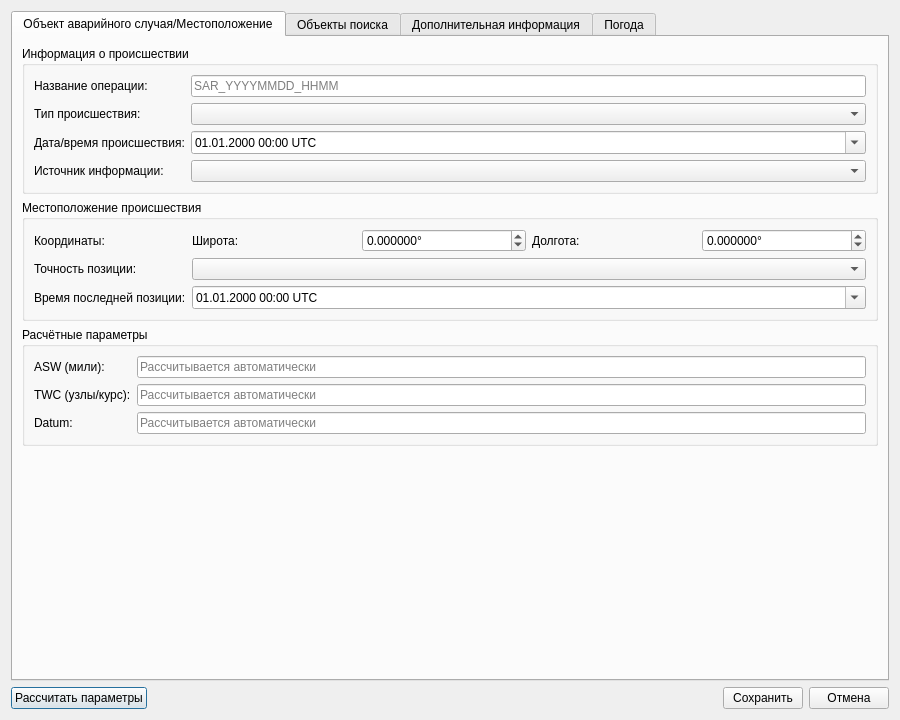
<?xml version="1.0" encoding="UTF-8"?>
<ui version="4.0">
 <class>IncidentRegistrationDialog</class>
 <widget class="QDialog" name="IncidentRegistrationDialog">
  <property name="geometry">
   <rect><x>0</x><y>0</y><width>900</width><height>720</height></rect>
  </property>
  <property name="windowTitle">
   <string>Регистрация происшествия на море</string>
  </property>
  <layout class="QVBoxLayout" name="verticalLayout">
   <item>
    <widget class="QTabWidget" name="tabWidget">
     <property name="currentIndex"><number>0</number></property>

     <!-- TAB 1: INCIDENT / LOCATION -->
     <widget class="QWidget" name="tab_incident">
      <attribute name="title"><string>Объект аварийного случая/Местоположение</string></attribute>
      <layout class="QVBoxLayout" name="verticalLayout_2">

       <item>
        <widget class="QGroupBox" name="groupBox_incident">
         <property name="title"><string>Информация о происшествии</string></property>
         <layout class="QFormLayout" name="formLayout_incident">
          <item row="0" column="0"><widget class="QLabel" name="label_operation"><property name="text"><string>Название операции:</string></property></widget></item>
          <item row="0" column="1"><widget class="QLineEdit" name="lineEdit_operation_name"><property name="placeholderText"><string>SAR_YYYYMMDD_HHMM</string></property></widget></item>

          <item row="1" column="0"><widget class="QLabel" name="label_type"><property name="text"><string>Тип происшествия:</string></property></widget></item>
          <item row="1" column="1"><widget class="QComboBox" name="comboBox_incident_type"/></item>

          <item row="2" column="0"><widget class="QLabel" name="label_datetime"><property name="text"><string>Дата/время происшествия:</string></property></widget></item>
          <item row="2" column="1"><widget class="QDateTimeEdit" name="dateTimeEdit_incident"><property name="displayFormat"><string>dd.MM.yyyy HH:mm UTC</string></property><property name="calendarPopup"><bool>true</bool></property></widget></item>

          <item row="3" column="0"><widget class="QLabel" name="label_source"><property name="text"><string>Источник информации:</string></property></widget></item>
          <item row="3" column="1"><widget class="QComboBox" name="comboBox_info_source"/></item>
         </layout>
        </widget>
       </item>

       <item>
        <widget class="QGroupBox" name="groupBox_location">
         <property name="title"><string>Местоположение происшествия</string></property>
         <layout class="QFormLayout" name="formLayout_location">
          <item row="0" column="0"><widget class="QLabel" name="label_coordinates"><property name="text"><string>Координаты:</string></property></widget></item>
          <item row="0" column="1">
           <layout class="QHBoxLayout" name="horizontalLayout_coords">
            <item><widget class="QLabel" name="label_lat"><property name="text"><string>Широта:</string></property></widget></item>
            <item><widget class="QDoubleSpinBox" name="doubleSpinBox_latitude"><property name="decimals"><number>6</number></property><property name="minimum"><double>-90.0</double></property><property name="maximum"><double>90.0</double></property><property name="suffix"><string>°</string></property></widget></item>
            <item><widget class="QLabel" name="label_lon"><property name="text"><string>Долгота:</string></property></widget></item>
            <item><widget class="QDoubleSpinBox" name="doubleSpinBox_longitude"><property name="decimals"><number>6</number></property><property name="minimum"><double>-180.0</double></property><property name="maximum"><double>180.0</double></property><property name="suffix"><string>°</string></property></widget></item>
           </layout>
          </item>

          <item row="1" column="0"><widget class="QLabel" name="label_accuracy"><property name="text"><string>Точность позиции:</string></property></widget></item>
          <item row="1" column="1"><widget class="QComboBox" name="comboBox_position_accuracy"/></item>

          <item row="2" column="0"><widget class="QLabel" name="label_lastpos"><property name="text"><string>Время последней позиции:</string></property></widget></item>
          <item row="2" column="1"><widget class="QDateTimeEdit" name="dateTimeEdit_last_position"><property name="displayFormat"><string>dd.MM.yyyy HH:mm UTC</string></property><property name="calendarPopup"><bool>true</bool></property></widget></item>
         </layout>
        </widget>
       </item>

       <item>
        <widget class="QGroupBox" name="groupBox_calculations">
         <property name="title"><string>Расчётные параметры</string></property>
         <layout class="QFormLayout" name="formLayout_calc">
          <item row="0" column="0"><widget class="QLabel" name="label_asw"><property name="text"><string>ASW (мили):</string></property></widget></item>
          <item row="0" column="1"><widget class="QLineEdit" name="lineEdit_asw"><property name="readOnly"><bool>true</bool></property><property name="placeholderText"><string>Рассчитывается автоматически</string></property></widget></item>

          <item row="1" column="0"><widget class="QLabel" name="label_twc"><property name="text"><string>TWC (узлы/курс):</string></property></widget></item>
          <item row="1" column="1"><widget class="QLineEdit" name="lineEdit_twc"><property name="readOnly"><bool>true</bool></property><property name="placeholderText"><string>Рассчитывается автоматически</string></property></widget></item>

          <item row="2" column="0"><widget class="QLabel" name="label_datum"><property name="text"><string>Datum:</string></property></widget></item>
          <item row="2" column="1"><widget class="QLineEdit" name="lineEdit_datum"><property name="readOnly"><bool>true</bool></property><property name="placeholderText"><string>Рассчитывается автоматически</string></property></widget></item>
         </layout>
        </widget>
       </item>

       <item><spacer name="verticalSpacer1"><property name="orientation"><enum>Qt::Vertical</enum></property><property name="sizeHint" stdset="0"><size><width>20</width><height>40</height></size></property></spacer></item>
      </layout>
     </widget>

     <!-- TAB 2: SEARCH OBJECTS -->
     <widget class="QWidget" name="tab_search_objects">
      <attribute name="title"><string>Объекты поиска</string></attribute>
      <layout class="QVBoxLayout" name="verticalLayout_3">
       <item>
        <widget class="QGroupBox" name="groupBox_vessel">
         <property name="title"><string>Информация о судне в бедствии</string></property>
         <layout class="QFormLayout" name="formLayout_vessel">
          <item row="0" column="0"><widget class="QLabel" name="label_vessel_name"><property name="text"><string>Название судна:</string></property></widget></item>
          <item row="0" column="1"><widget class="QLineEdit" name="lineEdit_vessel_name"/></item>

          <item row="1" column="0"><widget class="QLabel" name="label_callsign"><property name="text"><string>Позывной:</string></property></widget></item>
          <item row="1" column="1"><widget class="QLineEdit" name="lineEdit_callsign"/></item>

          <item row="2" column="0"><widget class="QLabel" name="label_vessel_type"><property name="text"><string>Тип судна:</string></property></widget></item>
          <item row="2" column="1"><widget class="QComboBox" name="comboBox_vessel_type"/></item>

          <item row="3" column="0">
           <widget class="QLabel" name="label_dimensions"><property name="text"><string>Размеры (Д×Ш):</string></property></widget>
          </item>
          <item row="3" column="1">
           <layout class="QHBoxLayout" name="horizontalLayout_vessel_size">
            <item><widget class="QSpinBox" name="spinBox_vessel_length"><property name="maximum"><number>500</number></property><property name="suffix"><string> м</string></property></widget></item>
            <item><widget class="QSpinBox" name="spinBox_vessel_width"><property name="maximum"><number>100</number></property><property name="suffix"><string> м</string></property></widget></item>
           </layout>
          </item>

          <item row="4" column="0"><widget class="QLabel" name="label_color"><property name="text"><string>Цвет корпуса:</string></property></widget></item>
          <item row="4" column="1"><widget class="QLineEdit" name="lineEdit_vessel_color"/></item>
         </layout>
        </widget>
       </item>

       <item>
        <widget class="QGroupBox" name="groupBox_people">
         <property name="title"><string>Люди, требующие спасения</string></property>
         <layout class="QFormLayout" name="formLayout_people">
          <item row="0" column="0"><widget class="QLabel" name="label_people_count"><property name="text"><string>Количество:</string></property></widget></item>
          <item row="0" column="1">
           <layout class="QHBoxLayout" name="horizontalLayout_people">
            <item><widget class="QLabel" name="label_on_board"><property name="text"><string>На борту:</string></property></widget></item>
            <item><widget class="QSpinBox" name="spinBox_on_board"><property name="maximum"><number>9999</number></property></widget></item>
            <item><widget class="QLabel" name="label_in_water"><property name="text"><string>В воде:</string></property></widget></item>
            <item><widget class="QSpinBox" name="spinBox_in_water"><property name="maximum"><number>9999</number></property></widget></item>
            <item><widget class="QLabel" name="label_in_rafts"><property name="text"><string>На плотах:</string></property></widget></item>
            <item><widget class="QSpinBox" name="spinBox_in_rafts"><property name="maximum"><number>9999</number></property></widget></item>
           </layout>
          </item>

          <item row="1" column="0"><widget class="QLabel" name="label_survival"><property name="text"><string>Спасательные средства:</string></property></widget></item>
          <item row="1" column="1"><widget class="QTextEdit" name="textEdit_survival"><property name="maximumSize"><size><width>16777215</width><height>60</height></size></property></widget></item>

          <item row="2" column="0"><widget class="QLabel" name="label_people_condition"><property name="text"><string>Состояние людей:</string></property></widget></item>
          <item row="2" column="1"><widget class="QComboBox" name="comboBox_people_condition"/></item>
         </layout>
        </widget>
       </item>

       <item>
        <widget class="QGroupBox" name="groupBox_search">
         <property name="title"><string>Объекты для поиска</string></property>
         <layout class="QVBoxLayout" name="verticalLayout_4">
          <item>
           <widget class="QTableWidget" name="tableWidget_search_objects">
            <property name="columnCount"><number>3</number></property>
            <column><property name="text"><string>Объект</string></property></column>
            <column><property name="text"><string>Количество</string></property></column>
            <column><property name="text"><string>Примечание</string></property></column>
           </widget>
          </item>
         </layout>
        </widget>
       </item>

       <item><spacer name="verticalSpacer2"><property name="orientation"><enum>Qt::Vertical</enum></property><property name="sizeHint" stdset="0"><size><width>20</width><height>40</height></size></property></spacer></item>
      </layout>
     </widget>

     <!-- TAB 3: ADDITIONAL INFO -->
     <widget class="QWidget" name="tab_additional">
      <attribute name="title"><string>Дополнительная информация</string></attribute>
      <layout class="QVBoxLayout" name="verticalLayout_5">

       <item>
        <widget class="QGroupBox" name="groupBox_communication">
         <property name="title"><string>Связь</string></property>
         <layout class="QFormLayout" name="formLayout_comm">
          <item row="0" column="0"><widget class="QLabel" name="label_last_contact"><property name="text"><string>Последняя связь:</string></property></widget></item>
          <item row="0" column="1"><widget class="QDateTimeEdit" name="dateTimeEdit_last_contact"><property name="displayFormat"><string>dd.MM.yyyy HH:mm UTC</string></property><property name="calendarPopup"><bool>true</bool></property></widget></item>

          <item row="1" column="0"><widget class="QLabel" name="label_frequencies"><property name="text"><string>Рабочие частоты:</string></property></widget></item>
          <item row="1" column="1"><widget class="QLineEdit" name="lineEdit_frequencies"><property name="placeholderText"><string>2182 кГц, 156.8 МГц, ...</string></property></widget></item>

          <item row="2" column="0"><widget class="QLabel" name="label_beacons"><property name="text"><string>Аварийные буи (EPIRB/SART):</string></property></widget></item>
          <item row="2" column="1"><widget class="QLineEdit" name="lineEdit_emergency_beacons"/></item>
         </layout>
        </widget>
       </item>

       <item>
        <widget class="QGroupBox" name="groupBox_navigation">
         <property name="title"><string>Навигационная информация</string></property>
         <layout class="QFormLayout" name="formLayout_nav">
          <item row="0" column="0"><widget class="QLabel" name="label_last_course"><property name="text"><string>Последний курс/скорость:</string></property></widget></item>
          <item row="0" column="1">
           <layout class="QHBoxLayout" name="horizontalLayout_nav">
            <item><widget class="QSpinBox" name="spinBox_course"><property name="maximum"><number>359</number></property><property name="suffix"><string>°</string></property></widget></item>
            <item><widget class="QDoubleSpinBox" name="doubleSpinBox_speed"><property name="maximum"><double>50.0</double></property><property name="suffix"><string> узлов</string></property></widget></item>
           </layout>
          </item>

          <item row="1" column="0"><widget class="QLabel" name="label_destination"><property name="text"><string>Пункт назначения:</string></property></widget></item>
          <item row="1" column="1"><widget class="QLineEdit" name="lineEdit_destination"/></item>

          <item row="2" column="0"><widget class="QLabel" name="label_eta"><property name="text"><string>Расчётное время прибытия (ETA):</string></property></widget></item>
          <item row="2" column="1"><widget class="QDateTimeEdit" name="dateTimeEdit_eta"><property name="calendarPopup"><bool>true</bool></property></widget></item>
         </layout>
        </widget>
       </item>

       <item>
        <widget class="QGroupBox" name="groupBox_resources">
         <property name="title"><string>Доступные силы и средства</string></property>
         <layout class="QFormLayout" name="formLayout_resources">
          <item row="0" column="0"><widget class="QLabel" name="label_vessels"><property name="text"><string>Суда в районе:</string></property></widget></item>
          <item row="0" column="1"><widget class="QTextEdit" name="textEdit_vessels_in_area"><property name="maximumSize"><size><width>16777215</width><height>60</height></size></property></widget></item>

          <item row="1" column="0"><widget class="QLabel" name="label_aircraft"><property name="text"><string>Авиация:</string></property></widget></item>
          <item row="1" column="1"><widget class="QTextEdit" name="textEdit_aircraft_available"><property name="maximumSize"><size><width>16777215</width><height>60</height></size></property></widget></item>

          <item row="2" column="0"><widget class="QLabel" name="label_shore"><property name="text"><string>Береговые средства:</string></property></widget></item>
          <item row="2" column="1"><widget class="QTextEdit" name="textEdit_shore_facilities"><property name="maximumSize"><size><width>16777215</width><height>60</height></size></property></widget></item>
         </layout>
        </widget>
       </item>

       <item>
        <widget class="QGroupBox" name="groupBox_notes">
         <property name="title"><string>Примечания</string></property>
         <layout class="QVBoxLayout" name="verticalLayout_notes">
          <item><widget class="QTextEdit" name="textEdit_additional_notes"/></item>
         </layout>
        </widget>
       </item>

       <item><spacer name="verticalSpacer3"><property name="orientation"><enum>Qt::Vertical</enum></property><property name="sizeHint" stdset="0"><size><width>20</width><height>40</height></size></property></spacer></item>
      </layout>
     </widget>

     <!-- TAB 4: WEATHER -->
     <widget class="QWidget" name="tab_weather">
      <attribute name="title"><string>Погода</string></attribute>
      <layout class="QVBoxLayout" name="verticalLayout_7">

       <item>
        <widget class="QGroupBox" name="groupBox_wind">
         <property name="title"><string>Ветер</string></property>
         <layout class="QFormLayout" name="formLayout_wind">
          <item row="0" column="0"><widget class="QLabel" name="label_wind"><property name="text"><string>Направление/Скорость:</string></property></widget></item>
          <item row="0" column="1">
           <layout class="QHBoxLayout" name="horizontalLayout_wind">
            <item><widget class="QSpinBox" name="spinBox_wind_dir"><property name="maximum"><number>359</number></property><property name="suffix"><string>°</string></property></widget></item>
            <item><widget class="QSpinBox" name="spinBox_wind_speed"><property name="maximum"><number>100</number></property><property name="suffix"><string> узлов</string></property></widget></item>
           </layout>
          </item>
          <item row="1" column="0"><widget class="QLabel" name="label_beaufort"><property name="text"><string>Шкала Бофорта:</string></property></widget></item>
          <item row="1" column="1"><widget class="QComboBox" name="comboBox_beaufort"/></item>
         </layout>
        </widget>
       </item>

       <item>
        <widget class="QGroupBox" name="groupBox_sea">
         <property name="title"><string>Состояние моря</string></property>
         <layout class="QFormLayout" name="formLayout_sea">
          <item row="0" column="0"><widget class="QLabel" name="label_douglas"><property name="text"><string>Шкала Дугласа:</string></property></widget></item>
          <item row="0" column="1"><widget class="QComboBox" name="comboBox_douglas"/></item>

          <item row="1" column="0"><widget class="QLabel" name="label_wave_height"><property name="text"><string>Высота волн:</string></property></widget></item>
          <item row="1" column="1"><widget class="QDoubleSpinBox" name="doubleSpinBox_wave_height"><property name="decimals"><number>1</number></property><property name="maximum"><double>20.0</double></property><property name="suffix"><string> м</string></property></widget></item>

          <item row="2" column="0"><widget class="QLabel" name="label_swell"><property name="text"><string>Зыбь (напр./выс.):</string></property></widget></item>
          <item row="2" column="1">
           <layout class="QHBoxLayout" name="horizontalLayout_swell">
            <item><widget class="QSpinBox" name="spinBox_swell_dir"><property name="maximum"><number>359</number></property><property name="suffix"><string>°</string></property></widget></item>
            <item><widget class="QDoubleSpinBox" name="doubleSpinBox_swell_height"><property name="decimals"><number>1</number></property><property name="maximum"><double>10.0</double></property><property name="suffix"><string> м</string></property></widget></item>
           </layout>
          </item>
         </layout>
        </widget>
       </item>

       <item>
        <widget class="QGroupBox" name="groupBox_current">
         <property name="title"><string>Течение</string></property>
         <layout class="QFormLayout" name="formLayout_current">
          <item row="0" column="0"><widget class="QLabel" name="label_current"><property name="text"><string>Направление/Скорость:</string></property></widget></item>
          <item row="0" column="1">
           <layout class="QHBoxLayout" name="horizontalLayout_current">
            <item><widget class="QSpinBox" name="spinBox_current_dir"><property name="maximum"><number>359</number></property><property name="suffix"><string>°</string></property></widget></item>
            <item><widget class="QDoubleSpinBox" name="doubleSpinBox_current_speed"><property name="decimals"><number>1</number></property><property name="maximum"><double>10.0</double></property><property name="suffix"><string> узлов</string></property></widget></item>
           </layout>
          </item>
         </layout>
        </widget>
       </item>

       <item>
        <widget class="QGroupBox" name="groupBox_visibility">
         <property name="title"><string>Видимость и осадки</string></property>
         <layout class="QFormLayout" name="formLayout_visibility">
          <item row="0" column="0"><widget class="QLabel" name="label_visibility"><property name="text"><string>Видимость:</string></property></widget></item>
          <item row="0" column="1"><widget class="QComboBox" name="comboBox_visibility"/></item>

          <item row="1" column="0"><widget class="QLabel" name="label_precipitation"><property name="text"><string>Осадки:</string></property></widget></item>
          <item row="1" column="1"><widget class="QComboBox" name="comboBox_precipitation"/></item>

          <item row="2" column="0"><widget class="QLabel" name="label_cloud_cover"><property name="text"><string>Облачность:</string></property></widget></item>
          <item row="2" column="1"><widget class="QComboBox" name="comboBox_cloud_cover"/></item>

          <item row="3" column="0"><widget class="QLabel" name="label_temp"><property name="text"><string>Температура (воздух/вода):</string></property></widget></item>
          <item row="3" column="1">
           <layout class="QHBoxLayout" name="horizontalLayout_temp">
            <item><widget class="QSpinBox" name="spinBox_air_temp"><property name="minimum"><number>-50</number></property><property name="maximum"><number>50</number></property><property name="suffix"><string> °C</string></property></widget></item>
            <item><widget class="QSpinBox" name="spinBox_water_temp"><property name="minimum"><number>-2</number></property><property name="maximum"><number>35</number></property><property name="suffix"><string> °C</string></property></widget></item>
           </layout>
          </item>
         </layout>
        </widget>
       </item>

       <item><spacer name="verticalSpacer4"><property name="orientation"><enum>Qt::Vertical</enum></property><property name="sizeHint" stdset="0"><size><width>20</width><height>40</height></size></property></spacer></item>
      </layout>
     </widget>
    </widget>
   </item>

   <!-- Bottom Buttons -->
   <item>
    <layout class="QHBoxLayout" name="horizontalLayout_buttons">
     <item><widget class="QPushButton" name="pushButton_calculate"><property name="text"><string>Рассчитать параметры</string></property></widget></item>
     <item><spacer name="horizontalSpacer"><property name="orientation"><enum>Qt::Horizontal</enum></property><property name="sizeHint" stdset="0"><size><width>40</width><height>20</height></size></property></spacer></item>
     <item><widget class="QPushButton" name="pushButton_save"><property name="text"><string>Сохранить</string></property></widget></item>
     <item><widget class="QPushButton" name="pushButton_cancel"><property name="text"><string>Отмена</string></property></widget></item>
    </layout>
   </item>
  </layout>

  <connections>
   <connection>
    <sender>pushButton_cancel</sender>
    <signal>clicked()</signal>
    <receiver>IncidentRegistrationDialog</receiver>
    <slot>reject()</slot>
   </connection>
  </connections>
 </widget>
 <resources/>
</ui>
